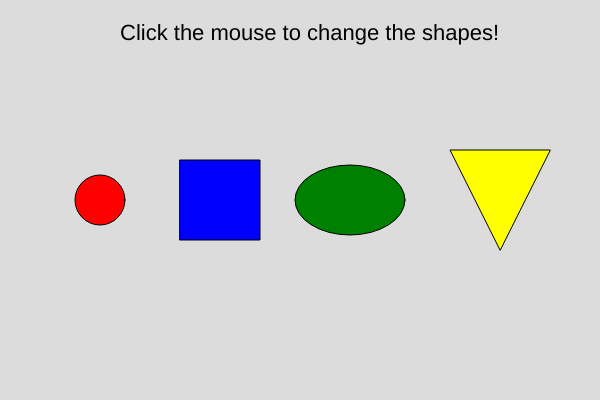
Frame 1 (no input)
Frame 60 (no input): identical to frame 1, image omitted
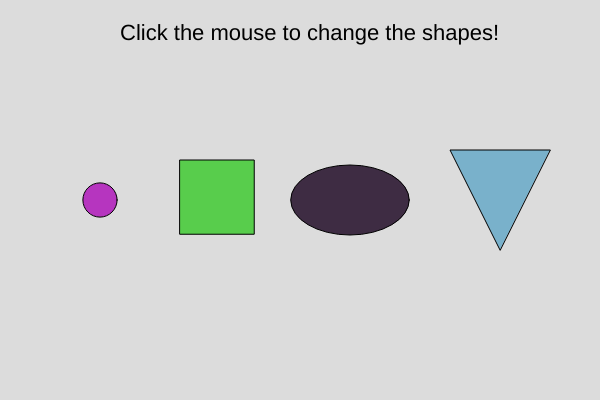
Frame 120 (the mouse pressed at the canvas centre since frame 60)

The p5.js sketch that drew these frames (run headless with seeded random() and noise() and a simulated clock; from frame 60 on, the mouse is pressed at the canvas centre):

// p5.js sketch
// ── sketch.js
let colors = ["red", "blue", "green", "yellow"];
let sizes = [50, 80, 110, 140];

function setup() {
  createCanvas(600, 400);
}

function draw() {
  background(220);

  textSize(22);
  fill(0);
  text("Click the mouse to change the shapes!", 120, 40);

  fill(colors[0]);
  circle(100, 200, sizes[0]);

  
  fill(colors[1]);
  rect(180, 160, sizes[1], sizes[1]);

  fill(colors[2]);
  ellipse(350, 200, sizes[2], 70);

  fill(colors[3]);
  triangle(500, 250, 450, 150, 550, 150);
}

function mousePressed() {

  colors[0] = color(random(255), random(255), random(255));
  colors[1] = color(random(255), random(255), random(255));
  colors[2] = color(random(255), random(255), random(255));
  colors[3] = color(random(255), random(255), random(255));

  sizes[0] = random(30, 100);
  sizes[1] = random(40, 120);
  sizes[2] = random(50, 140);
  sizes[3] = random(60, 160);
}
